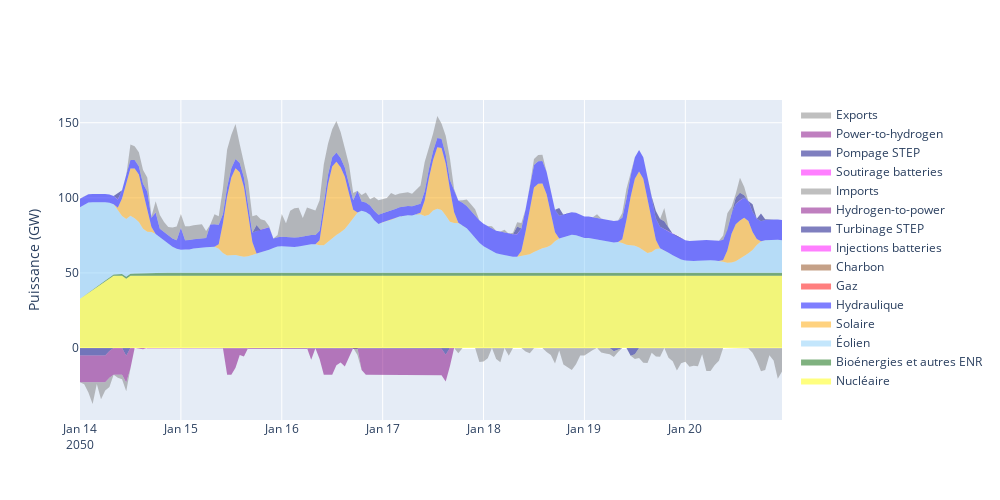

Notebook code for this chart:
### Code cell
# Ça n'a rien à faire ici, mais c'est très joli !
plot_prod('FR',1,14,1,20)

### Figure 1 — Plotly figure (JSON) as saved in the notebook; plotly's stock layout.template omitted (floating-point values rounded to 4 significant figures; data arrays with more than 128 entries replaced by an {"elided": "..."} marker saying what was removed)
{"data": [{"line": {"color": "yellow", "width": 0}, "name": "Nucléaire", "stackgroup": "+", "type": "scatter", "x": {"elided": "168 str values"}, "y": {"elided": "168 float values"}}, {"line": {"color": "darkgreen", "width": 0}, "name": "Bioénergies et autres ENR", "stackgroup": "+", "type": "scatter", "x": {"elided": "168 str values"}, "y": {"elided": "168 float values"}}, {"line": {"color": "lightskyblue", "width": 0}, "name": "Éolien", "stackgroup": "+", "type": "scatter", "x": {"elided": "168 str values"}, "y": {"elided": "168 float values"}}, {"line": {"color": "orange", "width": 0}, "name": "Solaire", "stackgroup": "+", "type": "scatter", "x": {"elided": "168 str values"}, "y": {"elided": "168 float values"}}, {"line": {"color": "blue", "width": 0}, "name": "Hydraulique", "stackgroup": "+", "type": "scatter", "x": {"elided": "168 str values"}, "y": {"elided": "168 float values"}}, {"line": {"color": "red", "width": 0}, "name": "Gaz", "stackgroup": "+", "type": "scatter", "x": {"elided": "168 str values"}, "y": {"elided": "168 int values"}}, {"line": {"color": "saddlebrown", "width": 0}, "name": "Charbon", "stackgroup": "+", "type": "scatter", "x": {"elided": "168 str values"}, "y": {"elided": "168 int values"}}, {"line": {"color": "magenta", "width": 0}, "name": "Injections batteries", "stackgroup": "+", "type": "scatter", "x": {"elided": "168 str values"}, "y": {"elided": "168 float values"}}, {"line": {"color": "navy", "width": 0}, "name": "Turbinage STEP", "stackgroup": "+", "type": "scatter", "x": {"elided": "168 str values"}, "y": {"elided": "168 float values"}}, {"line": {"color": "purple", "width": 0}, "name": "Hydrogen-to-power", "stackgroup": "+", "type": "scatter", "x": {"elided": "168 str values"}, "y": {"elided": "168 int values"}}, {"line": {"color": "gray", "width": 0}, "name": "Imports", "stackgroup": "+", "type": "scatter", "x": {"elided": "168 str values"}, "y": {"elided": "168 float values"}}, {"line": {"color": "magenta", "width": 0}, "name": "Soutirage batteries", "stackgroup": "-", "type": "scatter", "x": {"elided": "168 str values"}, "y": {"elided": "168 float values"}}, {"line": {"color": "navy", "width": 0}, "name": "Pompage STEP", "stackgroup": "-", "type": "scatter", "x": {"elided": "168 str values"}, "y": {"elided": "168 float values"}}, {"line": {"color": "purple", "width": 0}, "name": "Power-to-hydrogen", "stackgroup": "-", "type": "scatter", "x": {"elided": "168 str values"}, "y": {"elided": "168 float values"}}, {"line": {"color": "gray", "width": 0}, "name": "Exports", "stackgroup": "-", "type": "scatter", "x": {"elided": "168 str values"}, "y": {"elided": "168 float values"}}], "layout": {"height": 500, "title": {"font": {"size": 20}, "text": ""}, "width": 1000, "yaxis": {"title": {"text": "Puissance (GW)"}}}}
